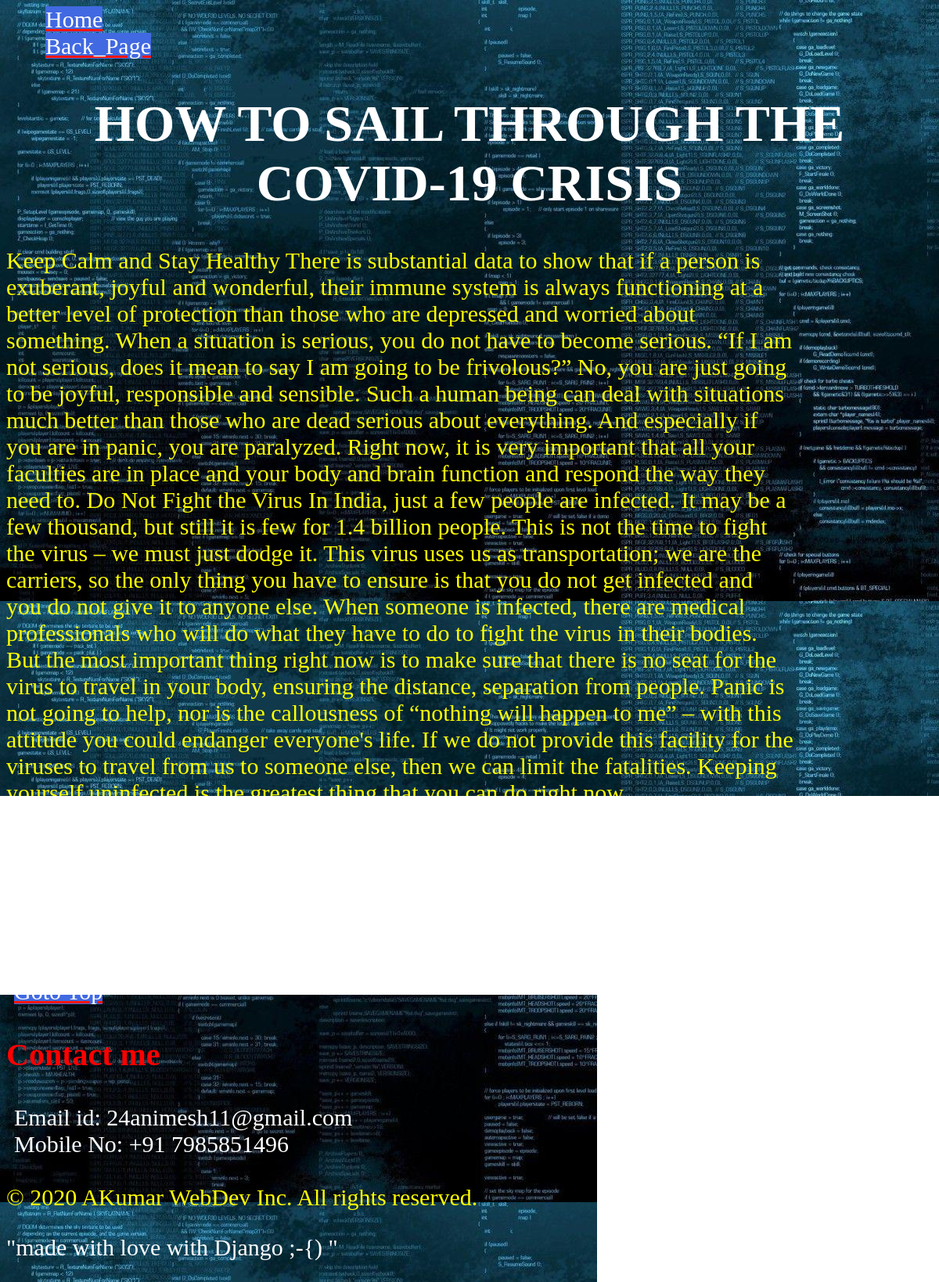
The app's page /blogs/detail/12/ with its own data.
### Blog/models.py (models this page shows, shortened)
class Article(models.Model):
    title   = models.CharField(("Enter title"), max_length=100)
    content = models.TextField(blank=False, null=True)
    active  = models.BooleanField(default=False)

### Blog/views.py (the view)
# urls.py: path('detail/<int:my_id>/', article_detail_view, name = 'article-detail'),
def article_detail_view(request, my_id):
    try:
        obj = Article.objects.get(id=my_id)
    except Article.DoesNotExist:
        raise Http404
    my_context = {
        'article_object' : obj
    }
    return render(request, 'blogtemp/article_detail.html', my_context)

### Blog/templates/blogtemp/article_detail.html
{% extends 'base2.html' %}
{% block ForAll %}
    <li><a class = 'P4' href = '/'>Home</a></li>
    <li><a class = 'P4' href = '/blogs/all/'>Back_Page</a></li>
{% endblock ForAll %}
{% block content %}
    <p id = 'p1'><h1>{{ article_object.title|upper }}</h1></p>
    <p id = 'p2'>{{ article_object.content }}</p>
    k<p>{{ article_object.active }}</p>
    <a class = 'cancel_button' href = '/blogs/delete/{{ article_object.id }}/'>Delete</a>
{% endblock content %}

### Blog/static/css/file1.css (style rules this page uses)
.cancel_button:link, .cancel_button:visited { background-color: rgb(240, 2, 2); border: none; color: white; padding: 15px 32px; text-align: center; text-decoration: none; display: inline-block; border-radius: 12px; font-size: 16px; }
li { list-style: none; }
p { font-size: 30px ; width: 85%; color: white; }
.P4:link, .P4:visited { font-size: 30px ; width: 28%; height: 12%; text-decoration-color: rgb(255, 21, 0); background-color: royalblue; float: center; margin-left: 10px; color: rgb(255, 255, 255); }
h1 { font-size: 66px ; font-family: 'Public Sans'; color: #ffffff; text-align: center; }
#p1 { background-color: #00001f; font-size: medium; }
#p2 { color: yellow; font-size: 30px; }
body { background-image: url("/static/img/wp1828913-programmer-wallpapers.jpg"); }

### records on screen
Article: title "HOW TO SAIL THROUGH THE COVID-19 CRISIS", content "Keep Calm and Stay Healthy There is substantial data to show that if a person is exuberant, joyful and wonderful, their immune system is always functioning at a better level of protection than those who are depressed and worried about something. When a situation is serious, you do not have to become serious. “If I am not serious, does it mean to say I am going to be frivolous?” No, you are just going to be joyful, responsible and sensible. Such a human being can deal with situations much better than those who are dead serious about everything. And especially if you are in panic, you are paralyzed. Right now, it is very important that all your faculties are in place and your body and brain…"
